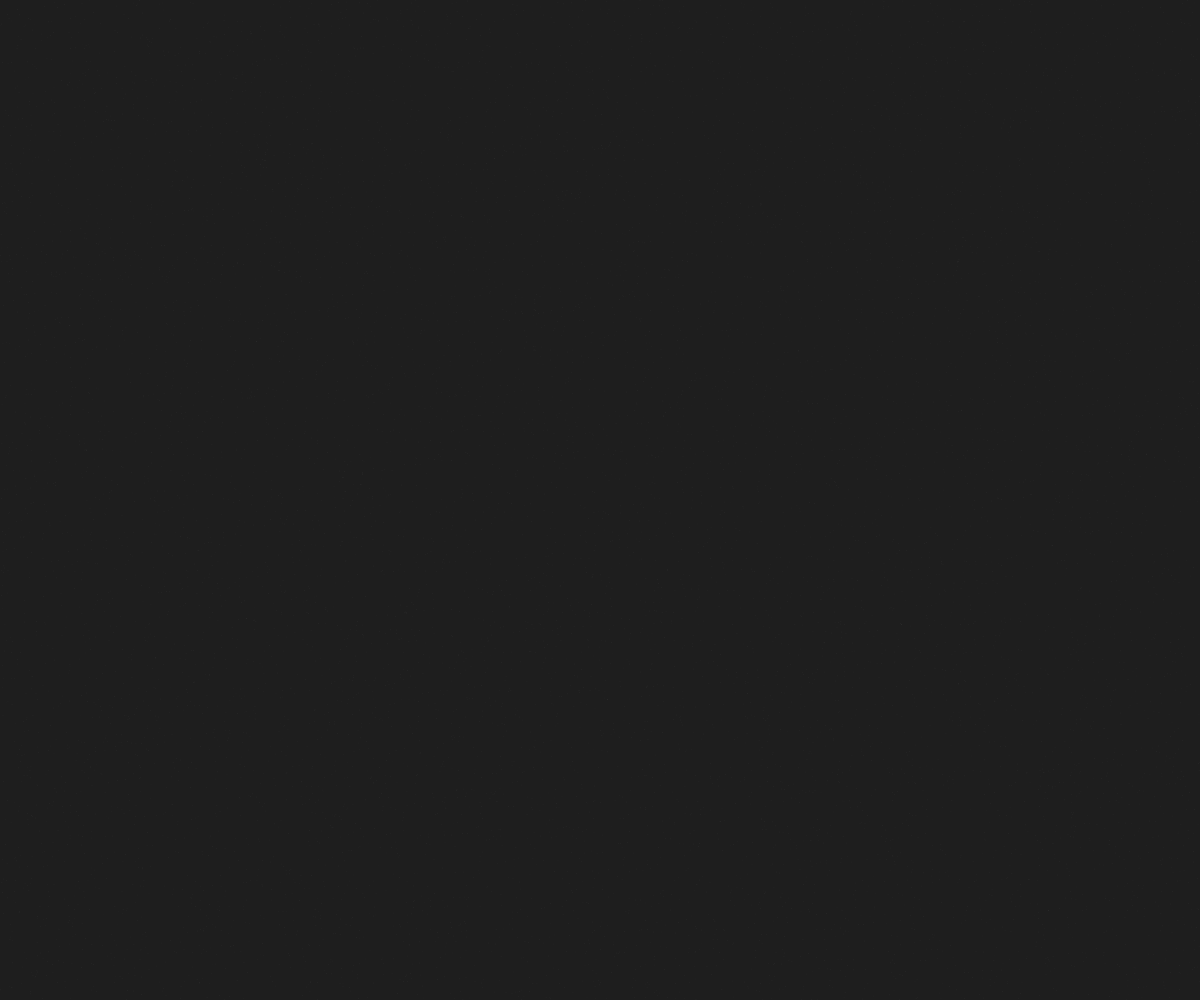
Frame 1 (no input)
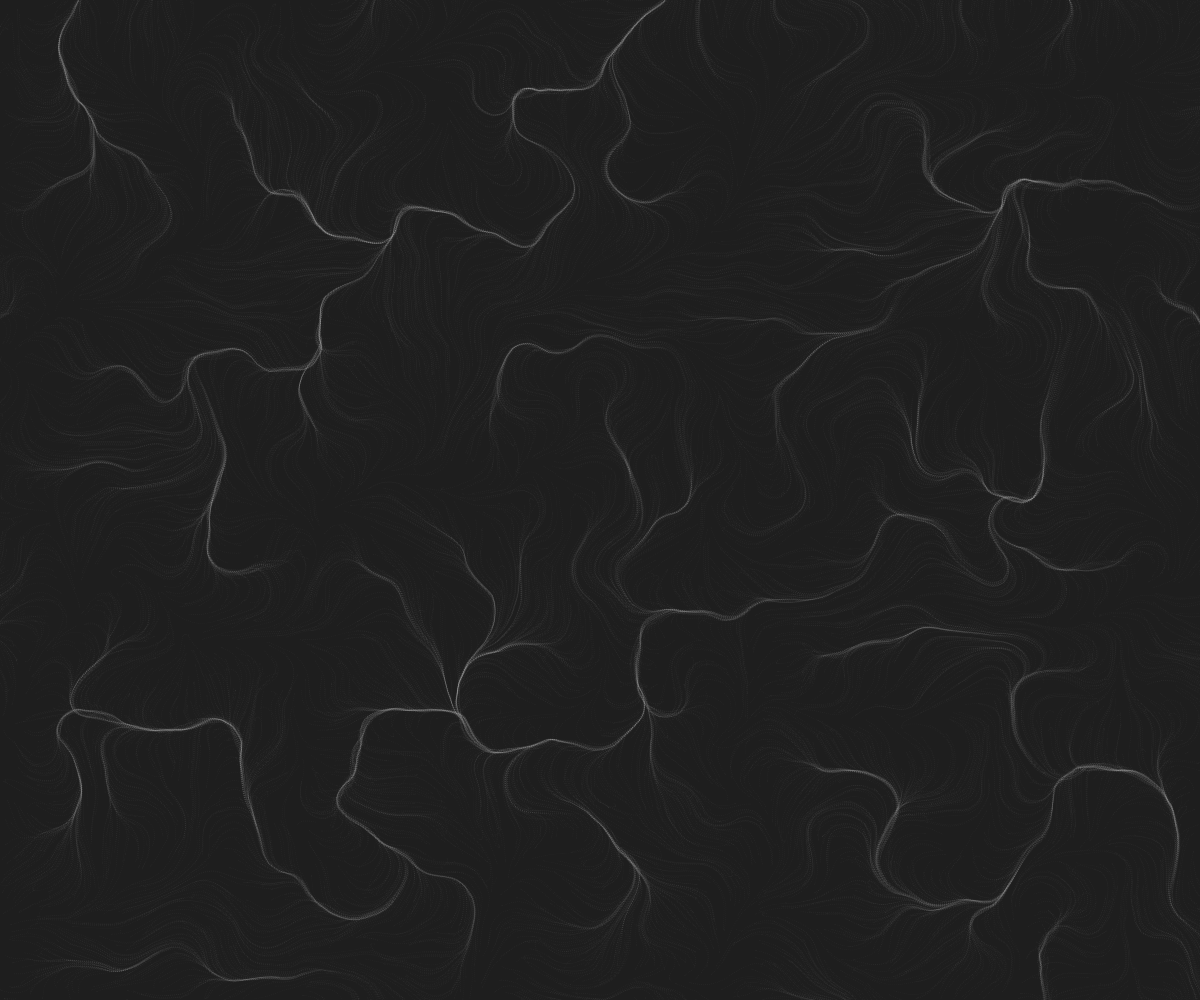
Frame 60 (no input)
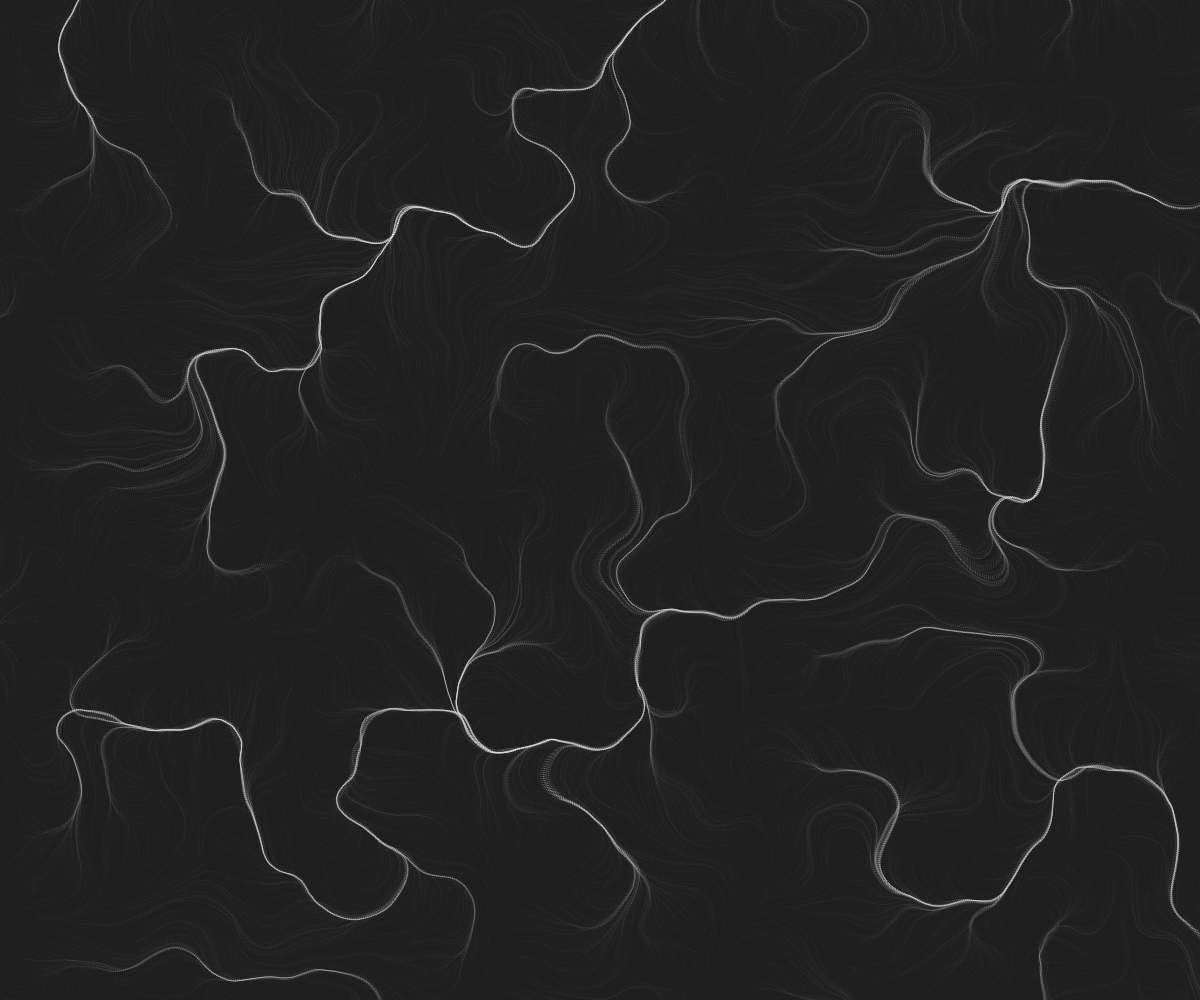
Frame 120 (the mouse pressed at the canvas centre since frame 60)

The p5.js sketch that drew these frames (run headless with seeded random() and noise() and a simulated clock; from frame 60 on, the mouse is pressed at the canvas centre):

// p5.js sketch
// ── sketch.js
var inc;
var dInc;
var t = 0;
var scl = 10;
var cols, rows;

var zoff = 0;

var fr;

var particles = [];
var numOfParticles = 10000;

var flowfield;

function setup() {
  inc = random(0.01, 0.1)
  dInc = 0
  size = min(windowWidth, windowHeight)
  createCanvas(windowWidth, windowHeight);
  background(30);
  cols = floor(width / scl);
  rows = floor(height / scl);

  fr = createP("");

  flowfield = new Array(cols * rows);

  for (i = 0; i < numOfParticles; i++) particles[i] = new Particle();
}

function draw() {
  var yoff = 0;
  for (y = 0; y < rows; y++) {
    var xoff = 0;
    for (x = 0; x < cols; x++) {
      var index = x + y * cols;
      var ang = noise(xoff, yoff, zoff) * 4 * PI;
      var v = p5.Vector.fromAngle(ang);
      v.setMag(0.5);
      flowfield[index] = v;
      xoff += inc;

      /*
      stroke(30);
      fill((ang / (2 * PI)) * 255);
      rect(x * scl, y * scl, scl, scl);

      stroke(225, 100);
      strokeWeight(1);
      push();
      translate(x * scl, y * scl);
      rotate(v.heading());
      line(0, 0, scl, 0);
      pop();
      */
    }
    yoff += inc;
  }
  //zoff += inc / 50;

  for (i = 0; i < particles.length; i++) {
    particles[i].follow(flowfield);
    particles[i].update();
    particles[i].edges();
    particles[i].show();
  }

  fr.html(floor(frameRate()));
  n = (noise(t) - 1/2)*dInc
  inc += n
  t += 0.01
}

// ── particle.js
function Particle() {
  this.pos = createVector(random(width), random(height));
  this.vel = createVector(0, 0);
  this.acc = createVector(0, 0);
  this.maxspeed = 2;

  this.update = function () {
    this.vel.add(this.acc);
    this.vel.limit(this.maxspeed);
    this.pos.add(this.vel);
    this.acc.mult(0);
  };

  this.applyForce = function (force) {
    this.acc.add(force);
  };

  this.follow = function (vectors) {
    x = floor(this.pos.x / scl);
    y = floor(this.pos.y / scl);

    index = x + y * cols;

    force = vectors[index];
    this.applyForce(force);
  };

  this.edges = function () {
    if (
      this.pos.x > width ||
      this.pos.x < 0 ||
      this.pos.y > height ||
      this.pos.y < 0
    ) {
      this.pos = createVector(random(width), random(height));
    }
  };

  this.show = function () {
    stroke(255, 10);
    strokeWeight(1);
    point(this.pos.x, this.pos.y);
  };
}
